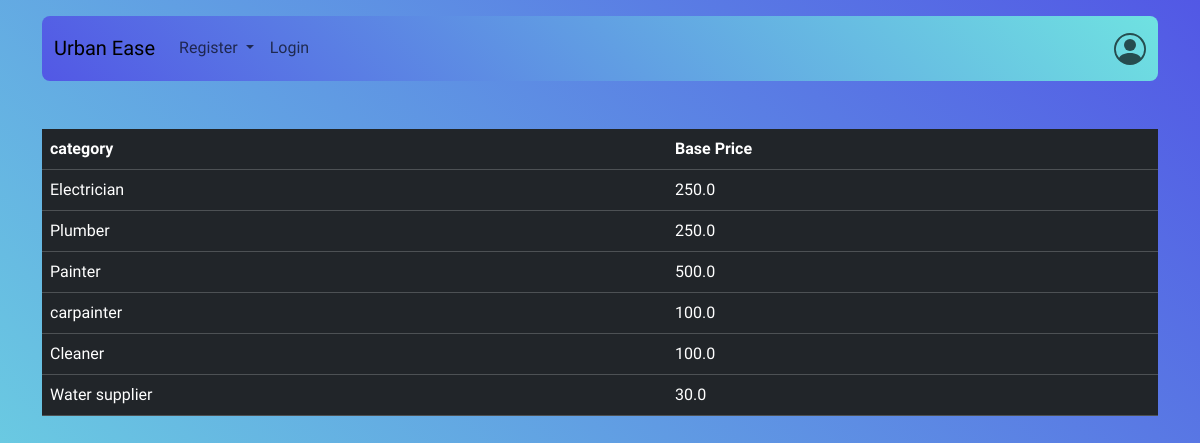
Page /baseprice on the committed database.
### application/model.py (models this page shows)
class ServiceCategory(db.Model):
    id = db.Column(db.Integer, primary_key=True)
    name = db.Column(db.String(80), nullable=False)
    base_price = db.Column(db.Float, nullable=False)
    time_required = db.Column(db.Integer, nullable=False)
    description = db.Column(db.String(80), nullable=False)
    status = db.Column(db.String(80), nullable=False)

### application/routes.py (the view)
@app.route('/baseprice')
def baseprice():
    service_categories = ServiceCategory.query.all()
    return render_template('baseprices.html', service_categories=service_categories)

### templates/baseprices.html
{% extends 'base.html' %}
{% block content %}
<table class="table table-dark table-hover mt-4">
    <thead>
      <tr>
        <th scope="col">category</th>
        <th scope="col">Base Price</th>
      </tr>
    </thead>
    <tbody>
        {% for category in service_categories %}
      <tr>
        <td scope="row">{{category.name}}</td>
        <td scope="row">{{category.base_price}}</td>
      </tr>
      {% endfor %}
    </tbody>
  </table>
{%endblock %}

### static/styles.css (style rules this page uses)
body { font-family: "Funnel Display", sans-serif; font-optical-sizing: auto; font-weight: 450; font-style: normal; }

### rows in the picture
ServiceCategory: name "Electrician", base_price "250.0"
ServiceCategory: name "Plumber", base_price "250.0"
ServiceCategory: name "Painter", base_price "500.0"
ServiceCategory: name "carpainter", base_price "100.0"
ServiceCategory: name "Cleaner", base_price "100.0"
ServiceCategory: name "Water supplier", base_price "30.0"
